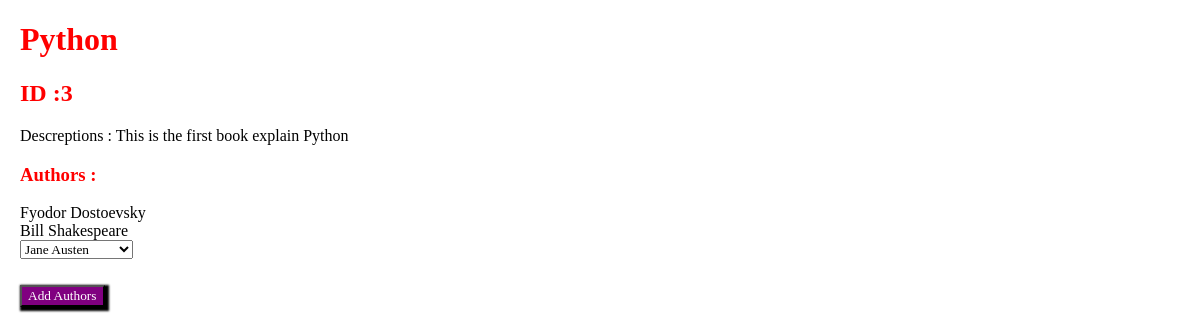
Page /books/3 on the earlier database version.
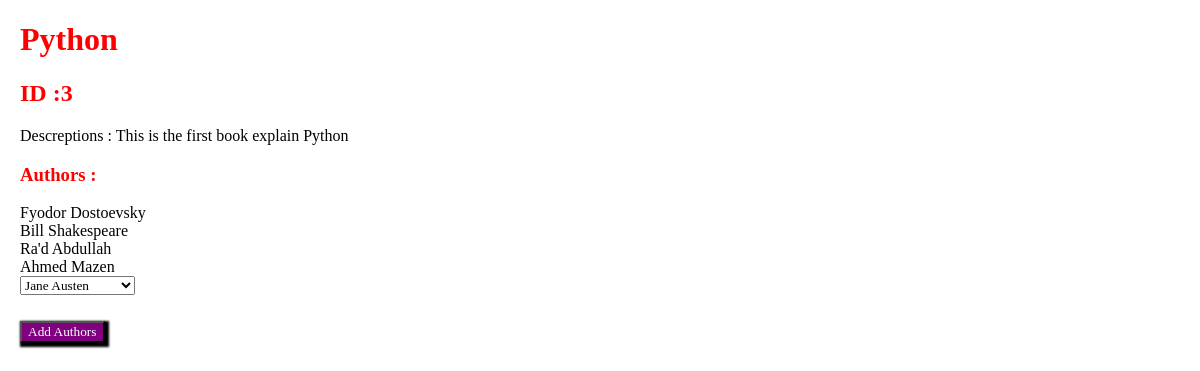
Same page on the later database version.
### App/models.py (models this page shows)
class Publisher(models.Model):
	first_name = models.CharField(max_length=255)
	last_name = models.CharField(max_length=255)
	notes=models.TextField(default = 'The Publisher is Dead !')
	books = models.ManyToManyField(Book, related_name="publishers")
	created_at = models.DateTimeField(auto_now_add=True)
	updated_at = models.DateTimeField(auto_now=True)

### App/views.py (the view)
# urls.py: path('books/<int:id>' , views.BookView),
def BookView(request , id):
    context={
        'oneBook' : Book.objects.get(id = int(id)),
        'Publishers' : Publisher.objects.all()
    }
    return render ( request , 'index3.html' , context)

### App/templates/index3.html (shortened to what this page needs)
<!DOCTYPE html>
<html lang="en">
<head>
</head>
<body>
    <h1>{{oneBook.title}}</h1>
    <h2>ID :{{oneBook.id}}</h2>
    <P>Descreptions : {{oneBook.desc}}</P>
    <h3>Authors : </h3>
    <div>
        {%for Auth in oneBook.publishers.all%}
        {{Auth.first_name}} {{Auth.last_name}}
        <br>
        {%endfor%}
    </div>
    <form action="/addPupToBook/{{oneBook.id}}" method="post">
        <select name="selectAuthor">
            {% for X in Publishers %}
            {% if X not in oneBook.publishers.all %}
            <option value="{{X.id}}">{{X.first_name}} {{X.last_name}} </option>
            {%endif%}
            {%endfor%}
        </select>
        <p><input class="btn" type="submit" , value="Add Authors"></p>
    </form>
</body>
</html>

Differences in the rows shown:
added Publisher: first_name "Ra'd", last_name "Abdullah"
added Publisher: first_name "Ahmed", last_name "Mazen"
